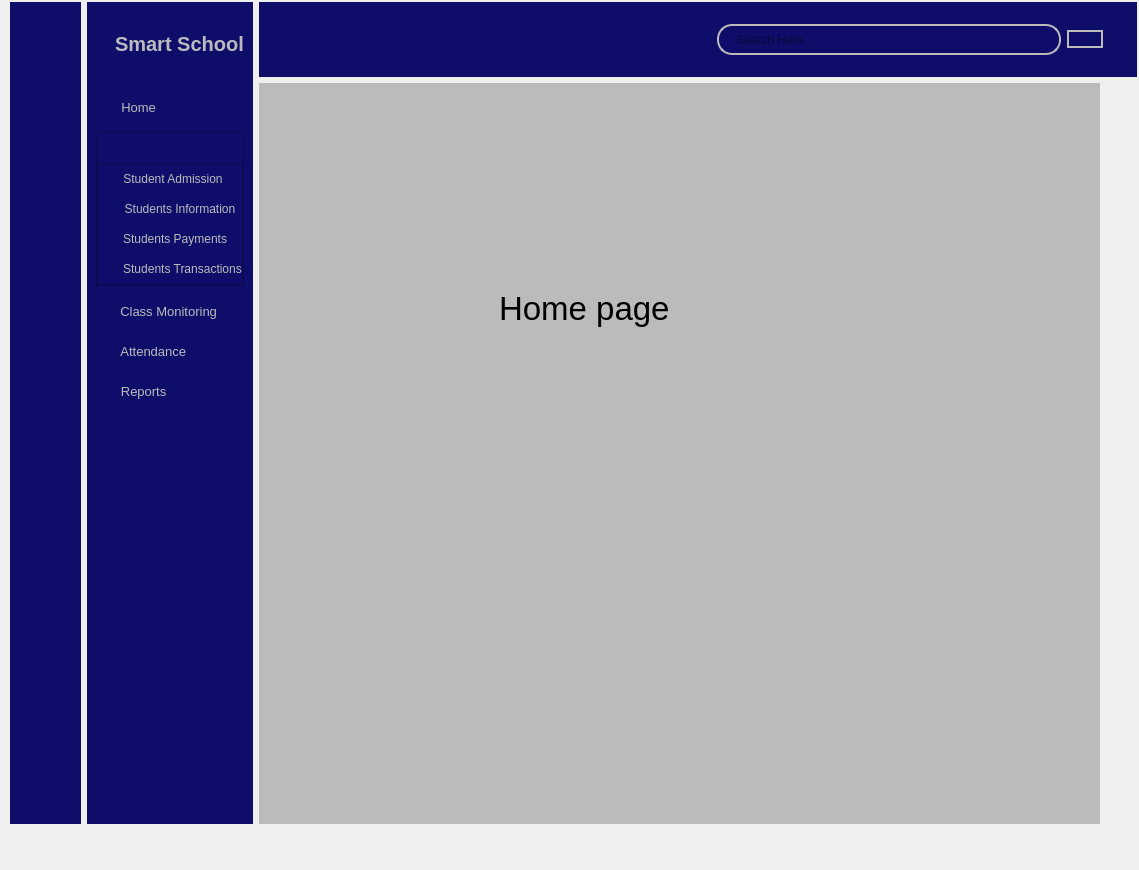
<?xml version="1.0" encoding="UTF-8"?>
<ui version="4.0">
 <class>MainWindow</class>
 <widget class="QMainWindow" name="MainWindow">
  <property name="geometry">
   <rect>
    <x>0</x>
    <y>0</y>
    <width>1139</width>
    <height>870</height>
   </rect>
  </property>
  <property name="windowTitle">
   <string>MainWindow</string>
  </property>
  <widget class="QWidget" name="centralwidget">
   <widget class="QWidget" name="">
    <property name="geometry">
     <rect>
      <x>10</x>
      <y>2</y>
      <width>1127</width>
      <height>822</height>
     </rect>
    </property>
    <layout class="QGridLayout" name="gridLayout">
     <item row="0" column="0">
      <widget class="QWidget" name="icon_only_widget" native="true">
       <property name="minimumSize">
        <size>
         <width>71</width>
         <height>0</height>
        </size>
       </property>
       <property name="maximumSize">
        <size>
         <width>71</width>
         <height>16777215</height>
        </size>
       </property>
       <property name="styleSheet">
        <string notr="true">QWidget{
	background-color: rgb(14, 13, 106);
}
QPushButton{
	border: none;
	height: 30px;
}
QPushButton:checked{
	background-color: #52452a;
	border-radius: 3px;
}</string>
       </property>
       <layout class="QVBoxLayout" name="verticalLayout_6">
        <property name="topMargin">
         <number>30</number>
        </property>
        <item>
         <layout class="QHBoxLayout" name="horizontalLayout_2">
          <item>
           <spacer name="horizontalSpacer_2">
            <property name="orientation">
             <enum>Qt::Horizontal</enum>
            </property>
            <property name="sizeHint" stdset="0">
             <size>
              <width>17</width>
              <height>20</height>
             </size>
            </property>
           </spacer>
          </item>
          <item>
           <widget class="QLabel" name="label_4">
            <property name="maximumSize">
             <size>
              <width>40</width>
              <height>40</height>
             </size>
            </property>
            <property name="text">
             <string/>
            </property>
            <property name="pixmap">
             <pixmap resource="School/resources.qrc">:/Icons/school (6).png</pixmap>
            </property>
            <property name="scaledContents">
             <bool>true</bool>
            </property>
           </widget>
          </item>
          <item>
           <spacer name="horizontalSpacer">
            <property name="orientation">
             <enum>Qt::Horizontal</enum>
            </property>
            <property name="sizeHint" stdset="0">
             <size>
              <width>17</width>
              <height>20</height>
             </size>
            </property>
           </spacer>
          </item>
         </layout>
        </item>
        <item>
         <layout class="QVBoxLayout" name="verticalLayout_4">
          <property name="spacing">
           <number>20</number>
          </property>
          <property name="topMargin">
           <number>30</number>
          </property>
          <item>
           <widget class="QPushButton" name="home_1">
            <property name="text">
             <string/>
            </property>
            <property name="icon">
             <iconset resource="School/resources.qrc">
              <normaloff>:/Icons/home (6).png</normaloff>
              <normalon>:/Icons/home (3).png</normalon>:/Icons/home (6).png</iconset>
            </property>
            <property name="iconSize">
             <size>
              <width>20</width>
              <height>16</height>
             </size>
            </property>
            <property name="checkable">
             <bool>true</bool>
            </property>
            <property name="autoExclusive">
             <bool>true</bool>
            </property>
           </widget>
          </item>
          <item>
           <widget class="QPushButton" name="students_1">
            <property name="text">
             <string/>
            </property>
            <property name="icon">
             <iconset resource="School/resources.qrc">
              <normaloff>:/Icons/education (6).png</normaloff>
              <normalon>:/Icons/education (3).png</normalon>:/Icons/education (6).png</iconset>
            </property>
            <property name="iconSize">
             <size>
              <width>20</width>
              <height>20</height>
             </size>
            </property>
            <property name="checkable">
             <bool>true</bool>
            </property>
            <property name="autoExclusive">
             <bool>true</bool>
            </property>
           </widget>
          </item>
          <item>
           <widget class="QPushButton" name="classMonitoring_1">
            <property name="text">
             <string/>
            </property>
            <property name="icon">
             <iconset resource="School/resources.qrc">
              <normaloff>:/Icons/classroom (6).png</normaloff>
              <normalon>:/Icons/classroom (3).png</normalon>:/Icons/classroom (6).png</iconset>
            </property>
            <property name="iconSize">
             <size>
              <width>20</width>
              <height>20</height>
             </size>
            </property>
            <property name="checkable">
             <bool>true</bool>
            </property>
            <property name="autoExclusive">
             <bool>true</bool>
            </property>
           </widget>
          </item>
          <item>
           <widget class="QPushButton" name="attendance_1">
            <property name="text">
             <string/>
            </property>
            <property name="icon">
             <iconset resource="School/resources.qrc">
              <normaloff>:/Icons/calendar (6).png</normaloff>
              <normalon>:/Icons/calendar (3).png</normalon>:/Icons/calendar (6).png</iconset>
            </property>
            <property name="iconSize">
             <size>
              <width>18</width>
              <height>18</height>
             </size>
            </property>
            <property name="checkable">
             <bool>true</bool>
            </property>
            <property name="autoExclusive">
             <bool>true</bool>
            </property>
           </widget>
          </item>
          <item>
           <widget class="QPushButton" name="reports_1">
            <property name="text">
             <string/>
            </property>
            <property name="icon">
             <iconset resource="School/resources.qrc">
              <normaloff>:/Icons/report (6).png</normaloff>
              <normalon>:/Icons/report (3).png</normalon>:/Icons/report (6).png</iconset>
            </property>
            <property name="iconSize">
             <size>
              <width>20</width>
              <height>20</height>
             </size>
            </property>
            <property name="checkable">
             <bool>true</bool>
            </property>
            <property name="autoExclusive">
             <bool>true</bool>
            </property>
           </widget>
          </item>
         </layout>
        </item>
        <item>
         <spacer name="verticalSpacer_2">
          <property name="orientation">
           <enum>Qt::Vertical</enum>
          </property>
          <property name="sizeHint" stdset="0">
           <size>
            <width>20</width>
            <height>463</height>
           </size>
          </property>
         </spacer>
        </item>
       </layout>
      </widget>
     </item>
     <item row="0" column="1">
      <widget class="QWidget" name="icon_text_widget" native="true">
       <property name="minimumSize">
        <size>
         <width>0</width>
         <height>820</height>
        </size>
       </property>
       <property name="styleSheet">
        <string notr="true">QWidget{
	background-color: rgb(14, 13, 106);
	color: #bbbbbc;
}

QPushButton{
	height: 30px;
	border: none;
}</string>
       </property>
       <layout class="QVBoxLayout" name="verticalLayout_5">
        <property name="topMargin">
         <number>30</number>
        </property>
        <item>
         <layout class="QHBoxLayout" name="horizontalLayout">
          <property name="spacing">
           <number>5</number>
          </property>
          <item>
           <widget class="QLabel" name="label_2">
            <property name="maximumSize">
             <size>
              <width>40</width>
              <height>40</height>
             </size>
            </property>
            <property name="text">
             <string/>
            </property>
            <property name="pixmap">
             <pixmap resource="School/resources.qrc">:/Icons/school (6).png</pixmap>
            </property>
            <property name="scaledContents">
             <bool>true</bool>
            </property>
           </widget>
          </item>
          <item>
           <widget class="QLabel" name="label_3">
            <property name="font">
             <font>
              <family>MS Shell Dlg 2</family>
              <pointsize>15</pointsize>
              <weight>75</weight>
              <bold>true</bold>
             </font>
            </property>
            <property name="text">
             <string>Smart School</string>
            </property>
           </widget>
          </item>
         </layout>
        </item>
        <item>
         <layout class="QVBoxLayout" name="verticalLayout_3">
          <property name="spacing">
           <number>10</number>
          </property>
          <property name="topMargin">
           <number>30</number>
          </property>
          <item>
           <widget class="QPushButton" name="home_2">
            <property name="font">
             <font>
              <pointsize>10</pointsize>
             </font>
            </property>
            <property name="styleSheet">
             <string notr="true">QPushButton{
	padding-left: -70px;
}
QPushButton:checked{
	background-color: #52452a;
	border-radius: 3px;
}</string>
            </property>
            <property name="text">
             <string>  Home</string>
            </property>
            <property name="icon">
             <iconset resource="School/resources.qrc">
              <normaloff>:/Icons/home (6).png</normaloff>
              <normalon>:/Icons/home (3).png</normalon>
              <activeon>:/Icons/home (6).png</activeon>
              <selectedon>:/Icons/home (6).png</selectedon>:/Icons/home (6).png</iconset>
            </property>
            <property name="iconSize">
             <size>
              <width>16</width>
              <height>16</height>
             </size>
            </property>
            <property name="checkable">
             <bool>true</bool>
            </property>
           </widget>
          </item>
          <item>
           <widget class="QFrame" name="students">
            <property name="frameShape">
             <enum>QFrame::StyledPanel</enum>
            </property>
            <property name="frameShadow">
             <enum>QFrame::Raised</enum>
            </property>
            <layout class="QVBoxLayout" name="verticalLayout_2">
             <property name="spacing">
              <number>0</number>
             </property>
             <property name="leftMargin">
              <number>0</number>
             </property>
             <property name="topMargin">
              <number>0</number>
             </property>
             <property name="rightMargin">
              <number>0</number>
             </property>
             <property name="bottomMargin">
              <number>0</number>
             </property>
             <item>
              <widget class="QPushButton" name="students_2">
               <property name="minimumSize">
                <size>
                 <width>0</width>
                 <height>0</height>
                </size>
               </property>
               <property name="font">
                <font>
                 <pointsize>10</pointsize>
                </font>
               </property>
               <property name="styleSheet">
                <string notr="true">QPushButton{
	padding-left: -40px;
}</string>
               </property>
               <property name="text">
                <string/>
               </property>
               <property name="icon">
                <iconset resource="School/resources.qrc">
                 <normaloff>:/Icons/Frame 4.png</normaloff>
                 <normalon>:/Icons/Frame 1.png</normalon>:/Icons/Frame 4.png</iconset>
               </property>
               <property name="iconSize">
                <size>
                 <width>100</width>
                 <height>100</height>
                </size>
               </property>
               <property name="checkable">
                <bool>true</bool>
               </property>
              </widget>
             </item>
             <item>
              <widget class="QFrame" name="students_dropdown">
               <property name="frameShape">
                <enum>QFrame::StyledPanel</enum>
               </property>
               <property name="frameShadow">
                <enum>QFrame::Raised</enum>
               </property>
               <layout class="QVBoxLayout" name="verticalLayout">
                <property name="spacing">
                 <number>0</number>
                </property>
                <property name="leftMargin">
                 <number>0</number>
                </property>
                <property name="topMargin">
                 <number>0</number>
                </property>
                <property name="rightMargin">
                 <number>0</number>
                </property>
                <property name="bottomMargin">
                 <number>0</number>
                </property>
                <item>
                 <widget class="QPushButton" name="student_admission">
                  <property name="font">
                   <font>
                    <family>MS Shell Dlg 2</family>
                   </font>
                  </property>
                  <property name="styleSheet">
                   <string notr="true">QPushButton{
	padding-left: 6px;
}
QPushButton:hover{
	color: #fec701;
}</string>
                  </property>
                  <property name="text">
                   <string>Student Admission</string>
                  </property>
                  <property name="checkable">
                   <bool>true</bool>
                  </property>
                 </widget>
                </item>
                <item>
                 <widget class="QPushButton" name="student_information">
                  <property name="styleSheet">
                   <string notr="true">QPushButton{
	padding-left: 20px;
}
QPushButton:hover{
	color: #fec701;
}</string>
                  </property>
                  <property name="text">
                   <string>Students Information</string>
                  </property>
                  <property name="checkable">
                   <bool>true</bool>
                  </property>
                 </widget>
                </item>
                <item>
                 <widget class="QPushButton" name="student_payments">
                  <property name="styleSheet">
                   <string notr="true">QPushButton{
	padding-left: 10px;
}
QPushButton:hover{
	color: #fec701;
}</string>
                  </property>
                  <property name="text">
                   <string>Students Payments</string>
                  </property>
                  <property name="checkable">
                   <bool>true</bool>
                  </property>
                 </widget>
                </item>
                <item>
                 <widget class="QPushButton" name="student_transactions">
                  <property name="styleSheet">
                   <string notr="true">QPushButton{
	padding-left: 25px;
}
QPushButton:hover{
	color: #fec701;
}</string>
                  </property>
                  <property name="text">
                   <string>Students Transactions</string>
                  </property>
                  <property name="checkable">
                   <bool>true</bool>
                  </property>
                 </widget>
                </item>
               </layout>
              </widget>
             </item>
            </layout>
           </widget>
          </item>
          <item>
           <widget class="QPushButton" name="classMonitoring_2">
            <property name="font">
             <font>
              <pointsize>10</pointsize>
             </font>
            </property>
            <property name="styleSheet">
             <string notr="true">QPushButton{
	padding-left: -10px;
}
QPushButton:checked{
	background-color: #52452a;
	border-radius: 3px;
}</string>
            </property>
            <property name="text">
             <string>  Class Monitoring</string>
            </property>
            <property name="icon">
             <iconset resource="School/resources.qrc">
              <normaloff>:/Icons/classroom (6).png</normaloff>
              <normalon>:/Icons/classroom (3).png</normalon>:/Icons/classroom (6).png</iconset>
            </property>
            <property name="iconSize">
             <size>
              <width>20</width>
              <height>20</height>
             </size>
            </property>
            <property name="checkable">
             <bool>true</bool>
            </property>
           </widget>
          </item>
          <item>
           <widget class="QPushButton" name="attendance_2">
            <property name="font">
             <font>
              <pointsize>10</pointsize>
             </font>
            </property>
            <property name="styleSheet">
             <string notr="true">QPushButton{
	padding-left: -40px;
}
QPushButton:checked{
	background-color: #52452a;
	border-radius: 3px;
}</string>
            </property>
            <property name="text">
             <string>  Attendance</string>
            </property>
            <property name="icon">
             <iconset resource="School/resources.qrc">
              <normaloff>:/Icons/calendar (6).png</normaloff>
              <normalon>:/Icons/calendar (3).png</normalon>:/Icons/calendar (6).png</iconset>
            </property>
            <property name="iconSize">
             <size>
              <width>18</width>
              <height>18</height>
             </size>
            </property>
            <property name="checkable">
             <bool>true</bool>
            </property>
           </widget>
          </item>
          <item>
           <widget class="QPushButton" name="reports_2">
            <property name="font">
             <font>
              <pointsize>10</pointsize>
             </font>
            </property>
            <property name="styleSheet">
             <string notr="true">QPushButton{
	padding-left: -60px;
}
QPushButton:checked{
	background-color: #52452a;
	border-radius: 3px;
}</string>
            </property>
            <property name="text">
             <string>  Reports</string>
            </property>
            <property name="icon">
             <iconset resource="School/resources.qrc">
              <normaloff>:/Icons/report (6).png</normaloff>
              <normalon>:/Icons/report (3).png</normalon>:/Icons/report (6).png</iconset>
            </property>
            <property name="iconSize">
             <size>
              <width>20</width>
              <height>20</height>
             </size>
            </property>
            <property name="checkable">
             <bool>true</bool>
            </property>
           </widget>
          </item>
         </layout>
        </item>
        <item>
         <spacer name="verticalSpacer">
          <property name="orientation">
           <enum>Qt::Vertical</enum>
          </property>
          <property name="sizeHint" stdset="0">
           <size>
            <width>20</width>
            <height>379</height>
           </size>
          </property>
         </spacer>
        </item>
       </layout>
      </widget>
     </item>
     <item row="0" column="2">
      <layout class="QVBoxLayout" name="verticalLayout_7">
       <item>
        <widget class="QWidget" name="header_widget" native="true">
         <property name="minimumSize">
          <size>
           <width>841</width>
           <height>0</height>
          </size>
         </property>
         <property name="styleSheet">
          <string notr="true">background-color: rgb(14, 13, 106);</string>
         </property>
         <layout class="QHBoxLayout" name="horizontalLayout_4">
          <item>
           <widget class="QPushButton" name="pushButton">
            <property name="styleSheet">
             <string notr="true">border:none;</string>
            </property>
            <property name="text">
             <string/>
            </property>
            <property name="icon">
             <iconset resource="School/resources.qrc">
              <normaloff>:/Icons/burger-bar (6).png</normaloff>
              <normalon>:/Icons/burger-bar (3).png</normalon>:/Icons/burger-bar (6).png</iconset>
            </property>
            <property name="iconSize">
             <size>
              <width>29</width>
              <height>35</height>
             </size>
            </property>
            <property name="checkable">
             <bool>true</bool>
            </property>
           </widget>
          </item>
          <item>
           <spacer name="horizontalSpacer_3">
            <property name="orientation">
             <enum>Qt::Horizontal</enum>
            </property>
            <property name="sizeHint" stdset="0">
             <size>
              <width>386</width>
              <height>20</height>
             </size>
            </property>
           </spacer>
          </item>
          <item>
           <layout class="QHBoxLayout" name="horizontalLayout_3">
            <property name="rightMargin">
             <number>25</number>
            </property>
            <item>
             <widget class="QLineEdit" name="lineEdit">
              <property name="minimumSize">
               <size>
                <width>0</width>
                <height>31</height>
               </size>
              </property>
              <property name="maximumSize">
               <size>
                <width>16777215</width>
                <height>31</height>
               </size>
              </property>
              <property name="styleSheet">
               <string notr="true">QLineEdit{
	padding-left:15px;
	border: 2px solid #bbbbbc;
	border-radius: 15px;
	/*background-color: rgb(187, 187, 188);*/
}</string>
              </property>
              <property name="placeholderText">
               <string>Search Here...</string>
              </property>
             </widget>
            </item>
            <item>
             <widget class="QPushButton" name="pushButton_2">
              <property name="styleSheet">
               <string notr="true">border-radius: 10px;
border:  2px solid #bbbbbc;
/*background-color: rgb(187, 187, 188);*/</string>
              </property>
              <property name="text">
               <string/>
              </property>
              <property name="icon">
               <iconset resource="School/resources.qrc">
                <normaloff>:/Icons/magnifying-glass (6).png</normaloff>:/Icons/magnifying-glass (6).png</iconset>
              </property>
              <property name="iconSize">
               <size>
                <width>25</width>
                <height>25</height>
               </size>
              </property>
             </widget>
            </item>
           </layout>
          </item>
         </layout>
        </widget>
       </item>
       <item>
        <widget class="QWidget" name="main_sceen_widget" native="true">
         <property name="minimumSize">
          <size>
           <width>841</width>
           <height>741</height>
          </size>
         </property>
         <property name="maximumSize">
          <size>
           <width>841</width>
           <height>741</height>
          </size>
         </property>
         <property name="font">
          <font>
           <family>Sans Serif Collection</family>
          </font>
         </property>
         <property name="styleSheet">
          <string notr="true">background-color: rgb(187, 187, 188);</string>
         </property>
         <widget class="QStackedWidget" name="stackedWidget">
          <property name="geometry">
           <rect>
            <x>10</x>
            <y>10</y>
            <width>611</width>
            <height>471</height>
           </rect>
          </property>
          <widget class="QWidget" name="page">
           <widget class="QLabel" name="label">
            <property name="geometry">
             <rect>
              <x>230</x>
              <y>190</y>
              <width>171</width>
              <height>51</height>
             </rect>
            </property>
            <property name="font">
             <font>
              <pointsize>25</pointsize>
             </font>
            </property>
            <property name="text">
             <string>Home page</string>
            </property>
           </widget>
          </widget>
          <widget class="QWidget" name="page_2">
           <widget class="QLabel" name="label_5">
            <property name="geometry">
             <rect>
              <x>200</x>
              <y>190</y>
              <width>211</width>
              <height>51</height>
             </rect>
            </property>
            <property name="font">
             <font>
              <pointsize>25</pointsize>
             </font>
            </property>
            <property name="text">
             <string>Students Page</string>
            </property>
           </widget>
          </widget>
          <widget class="QWidget" name="page_3">
           <widget class="QLabel" name="label_6">
            <property name="geometry">
             <rect>
              <x>170</x>
              <y>200</y>
              <width>381</width>
              <height>51</height>
             </rect>
            </property>
            <property name="font">
             <font>
              <pointsize>25</pointsize>
             </font>
            </property>
            <property name="text">
             <string>Students Admission Page</string>
            </property>
           </widget>
          </widget>
          <widget class="QWidget" name="page_4">
           <widget class="QLabel" name="label_7">
            <property name="geometry">
             <rect>
              <x>190</x>
              <y>200</y>
              <width>391</width>
              <height>51</height>
             </rect>
            </property>
            <property name="font">
             <font>
              <pointsize>25</pointsize>
             </font>
            </property>
            <property name="text">
             <string>Students Information Page</string>
            </property>
           </widget>
          </widget>
          <widget class="QWidget" name="page_5">
           <widget class="QLabel" name="label_8">
            <property name="geometry">
             <rect>
              <x>120</x>
              <y>180</y>
              <width>371</width>
              <height>51</height>
             </rect>
            </property>
            <property name="font">
             <font>
              <pointsize>25</pointsize>
             </font>
            </property>
            <property name="text">
             <string>Students Payments Page</string>
            </property>
           </widget>
          </widget>
          <widget class="QWidget" name="page_6">
           <widget class="QLabel" name="label_9">
            <property name="geometry">
             <rect>
              <x>170</x>
              <y>180</y>
              <width>401</width>
              <height>51</height>
             </rect>
            </property>
            <property name="font">
             <font>
              <pointsize>25</pointsize>
             </font>
            </property>
            <property name="text">
             <string>Students Transactions Page</string>
            </property>
           </widget>
          </widget>
          <widget class="QWidget" name="page_7">
           <widget class="QLabel" name="label_10">
            <property name="geometry">
             <rect>
              <x>190</x>
              <y>180</y>
              <width>331</width>
              <height>51</height>
             </rect>
            </property>
            <property name="font">
             <font>
              <pointsize>25</pointsize>
             </font>
            </property>
            <property name="text">
             <string>Class Monitoring Page</string>
            </property>
           </widget>
          </widget>
          <widget class="QWidget" name="page_8">
           <widget class="QLabel" name="label_11">
            <property name="geometry">
             <rect>
              <x>220</x>
              <y>190</y>
              <width>251</width>
              <height>51</height>
             </rect>
            </property>
            <property name="font">
             <font>
              <pointsize>25</pointsize>
             </font>
            </property>
            <property name="text">
             <string>Attendance Page</string>
            </property>
           </widget>
          </widget>
          <widget class="QWidget" name="page_9">
           <widget class="QLabel" name="label_12">
            <property name="geometry">
             <rect>
              <x>250</x>
              <y>200</y>
              <width>201</width>
              <height>51</height>
             </rect>
            </property>
            <property name="font">
             <font>
              <pointsize>25</pointsize>
             </font>
            </property>
            <property name="text">
             <string>Reports Page</string>
            </property>
           </widget>
          </widget>
         </widget>
        </widget>
       </item>
      </layout>
     </item>
    </layout>
   </widget>
  </widget>
 </widget>
 <resources>
  <include location="School/resources.qrc"/>
  <include location="School/resources1.qrc"/>
 </resources>
 <connections>
  <connection>
   <sender>students_2</sender>
   <signal>toggled(bool)</signal>
   <receiver>students_dropdown</receiver>
   <slot>setHidden(bool)</slot>
   <hints>
    <hint type="sourcelabel">
     <x>275</x>
     <y>181</y>
    </hint>
    <hint type="destinationlabel">
     <x>275</x>
     <y>303</y>
    </hint>
   </hints>
  </connection>
  <connection>
   <sender>home_2</sender>
   <signal>toggled(bool)</signal>
   <receiver>home_1</receiver>
   <slot>setChecked(bool)</slot>
   <hints>
    <hint type="sourcelabel">
     <x>179</x>
     <y>135</y>
    </hint>
    <hint type="destinationlabel">
     <x>68</x>
     <y>132</y>
    </hint>
   </hints>
  </connection>
  <connection>
   <sender>students_2</sender>
   <signal>toggled(bool)</signal>
   <receiver>students_1</receiver>
   <slot>setChecked(bool)</slot>
   <hints>
    <hint type="sourcelabel">
     <x>165</x>
     <y>172</y>
    </hint>
    <hint type="destinationlabel">
     <x>71</x>
     <y>176</y>
    </hint>
   </hints>
  </connection>
  <connection>
   <sender>classMonitoring_2</sender>
   <signal>toggled(bool)</signal>
   <receiver>classMonitoring_1</receiver>
   <slot>setChecked(bool)</slot>
   <hints>
    <hint type="sourcelabel">
     <x>169</x>
     <y>333</y>
    </hint>
    <hint type="destinationlabel">
     <x>71</x>
     <y>236</y>
    </hint>
   </hints>
  </connection>
  <connection>
   <sender>attendance_2</sender>
   <signal>toggled(bool)</signal>
   <receiver>attendance_1</receiver>
   <slot>setChecked(bool)</slot>
   <hints>
    <hint type="sourcelabel">
     <x>187</x>
     <y>384</y>
    </hint>
    <hint type="destinationlabel">
     <x>71</x>
     <y>283</y>
    </hint>
   </hints>
  </connection>
  <connection>
   <sender>reports_2</sender>
   <signal>toggled(bool)</signal>
   <receiver>reports_1</receiver>
   <slot>setChecked(bool)</slot>
   <hints>
    <hint type="sourcelabel">
     <x>148</x>
     <y>419</y>
    </hint>
    <hint type="destinationlabel">
     <x>71</x>
     <y>333</y>
    </hint>
   </hints>
  </connection>
  <connection>
   <sender>pushButton</sender>
   <signal>toggled(bool)</signal>
   <receiver>icon_text_widget</receiver>
   <slot>setHidden(bool)</slot>
   <hints>
    <hint type="sourcelabel">
     <x>312</x>
     <y>37</y>
    </hint>
    <hint type="destinationlabel">
     <x>273</x>
     <y>31</y>
    </hint>
   </hints>
  </connection>
  <connection>
   <sender>pushButton</sender>
   <signal>toggled(bool)</signal>
   <receiver>icon_only_widget</receiver>
   <slot>setVisible(bool)</slot>
   <hints>
    <hint type="sourcelabel">
     <x>328</x>
     <y>51</y>
    </hint>
    <hint type="destinationlabel">
     <x>70</x>
     <y>94</y>
    </hint>
   </hints>
  </connection>
 </connections>
</ui>
